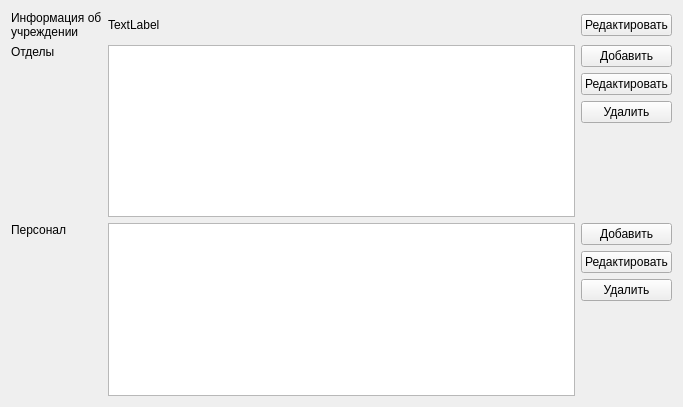
<?xml version="1.0" encoding="UTF-8"?>
<ui version="4.0">
 <class>MainDepartmentsWidget</class>
 <widget class="QWidget" name="MainDepartmentsWidget">
  <property name="geometry">
   <rect>
    <x>0</x>
    <y>0</y>
    <width>683</width>
    <height>407</height>
   </rect>
  </property>
  <property name="windowTitle">
   <string>Form</string>
  </property>
  <layout class="QGridLayout" name="gridLayout">
   <item row="0" column="0">
    <widget class="QLabel" name="label_4">
     <property name="sizePolicy">
      <sizepolicy hsizetype="Maximum" vsizetype="Preferred">
       <horstretch>0</horstretch>
       <verstretch>0</verstretch>
      </sizepolicy>
     </property>
     <property name="text">
      <string>Информация об
учреждении</string>
     </property>
     <property name="alignment">
      <set>Qt::AlignLeading|Qt::AlignLeft|Qt::AlignTop</set>
     </property>
    </widget>
   </item>
   <item row="0" column="1">
    <widget class="QLabel" name="label">
     <property name="text">
      <string>TextLabel</string>
     </property>
    </widget>
   </item>
   <item row="0" column="2">
    <widget class="QPushButton" name="pushButton_7">
     <property name="text">
      <string>Редактировать</string>
     </property>
    </widget>
   </item>
   <item row="1" column="0">
    <widget class="QLabel" name="label_3">
     <property name="sizePolicy">
      <sizepolicy hsizetype="Maximum" vsizetype="Preferred">
       <horstretch>0</horstretch>
       <verstretch>0</verstretch>
      </sizepolicy>
     </property>
     <property name="text">
      <string>Отделы</string>
     </property>
     <property name="alignment">
      <set>Qt::AlignLeading|Qt::AlignLeft|Qt::AlignTop</set>
     </property>
    </widget>
   </item>
   <item row="1" column="1">
    <widget class="QTableView" name="m_departmentTable">
     <property name="selectionBehavior">
      <enum>QAbstractItemView::SelectRows</enum>
     </property>
     <attribute name="horizontalHeaderHighlightSections">
      <bool>false</bool>
     </attribute>
     <attribute name="verticalHeaderVisible">
      <bool>false</bool>
     </attribute>
    </widget>
   </item>
   <item row="1" column="2">
    <layout class="QVBoxLayout" name="verticalLayout_2">
     <item>
      <widget class="QPushButton" name="m_addDepartment">
       <property name="text">
        <string>Добавить</string>
       </property>
      </widget>
     </item>
     <item>
      <widget class="QPushButton" name="m_editDepartmnet">
       <property name="text">
        <string>Редактировать</string>
       </property>
      </widget>
     </item>
     <item>
      <widget class="QPushButton" name="m_deleteDepartment">
       <property name="text">
        <string>Удалить</string>
       </property>
      </widget>
     </item>
     <item>
      <spacer name="verticalSpacer_2">
       <property name="orientation">
        <enum>Qt::Vertical</enum>
       </property>
       <property name="sizeHint" stdset="0">
        <size>
         <width>20</width>
         <height>40</height>
        </size>
       </property>
      </spacer>
     </item>
    </layout>
   </item>
   <item row="2" column="0">
    <widget class="QLabel" name="label_2">
     <property name="sizePolicy">
      <sizepolicy hsizetype="Maximum" vsizetype="Preferred">
       <horstretch>0</horstretch>
       <verstretch>0</verstretch>
      </sizepolicy>
     </property>
     <property name="text">
      <string>Персонал</string>
     </property>
     <property name="alignment">
      <set>Qt::AlignLeading|Qt::AlignLeft|Qt::AlignTop</set>
     </property>
    </widget>
   </item>
   <item row="2" column="1">
    <widget class="QTableView" name="m_staffTable">
     <property name="selectionBehavior">
      <enum>QAbstractItemView::SelectRows</enum>
     </property>
     <attribute name="horizontalHeaderHighlightSections">
      <bool>false</bool>
     </attribute>
     <attribute name="verticalHeaderVisible">
      <bool>false</bool>
     </attribute>
    </widget>
   </item>
   <item row="2" column="2">
    <layout class="QVBoxLayout" name="verticalLayout">
     <item>
      <widget class="QPushButton" name="m_addStaff">
       <property name="text">
        <string>Добавить</string>
       </property>
      </widget>
     </item>
     <item>
      <widget class="QPushButton" name="m_editStaff">
       <property name="text">
        <string>Редактировать</string>
       </property>
      </widget>
     </item>
     <item>
      <widget class="QPushButton" name="m_deleteStaff">
       <property name="text">
        <string>Удалить</string>
       </property>
      </widget>
     </item>
     <item>
      <spacer name="verticalSpacer">
       <property name="orientation">
        <enum>Qt::Vertical</enum>
       </property>
       <property name="sizeHint" stdset="0">
        <size>
         <width>20</width>
         <height>40</height>
        </size>
       </property>
      </spacer>
     </item>
    </layout>
   </item>
  </layout>
 </widget>
 <resources/>
 <connections/>
</ui>
